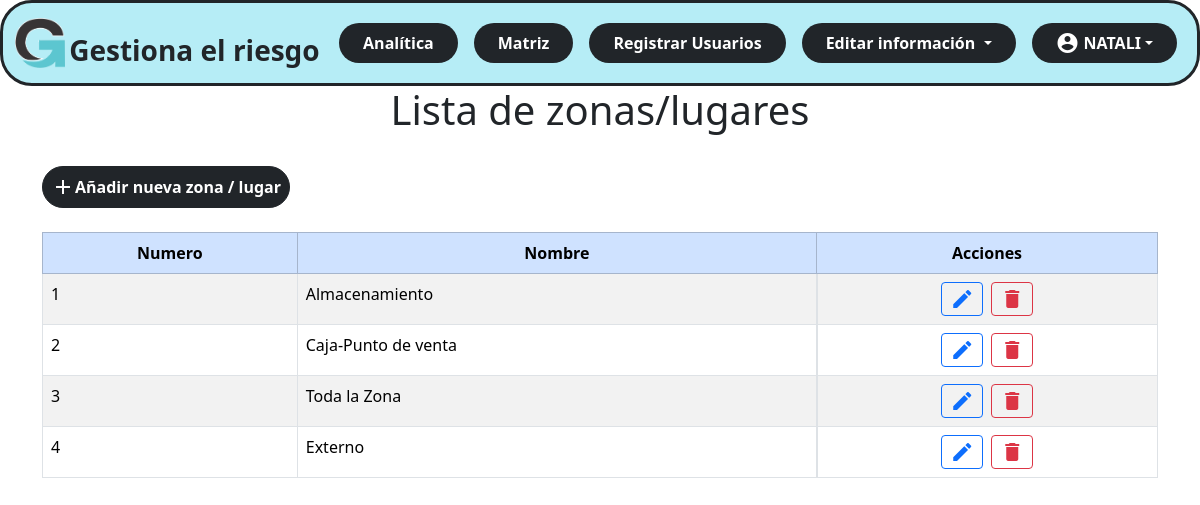
Screenshot of /administrador/zonasLugares.php (signed in) with the database file from the repository.
### tables this page shows
CREATE TABLE `tblzonalugar` (
  `Codigo` int(2) NOT NULL,
  `Nombre` varchar(50) NOT NULL
);

### administrador/zonasLugares.php (the view, shortened to what this page needs)
<!DOCTYPE html>
<html lang="en">
<head>
    <link rel="stylesheet" href="style.css">
    <link rel="stylesheet" href="./css/style_admin.css">
    <?php
    include ('vistas\nav.php');
    include ('conexion.php');
    ?>
</head>
<body>
    <div class="container-fluid">
        <h1>Lista de zonas/lugares</h1>
    </div>
    <br>
    <div class="container">
        <buttom type="buttom" class="btn btn-dark btn-md mb-4  p-2 rounded-5 " data-bs-toggle="modal"
            data-bs-target="#modalAddZona">
            <div class="d-flex align-items-center ">
                <span class="material-icons">add</span>
                <div class=""><b>Añadir nueva zona / lugar</b></div>
            </div>
        </buttom>
        <table id="tbl_id" class="table table-bordered table-striped">
            <thead class="table-primary align-middle text-center">
                <tr>
                    <th>Numero</th>
                    <th>Nombre</th>
                    <th>Acciones</th>
                </tr>
            </thead>
            <tbody class="table-striped table-hover">
                <?php
                $zonas = $con->query("SELECT * FROM tblzonalugar");
                foreach ($zonas as $zona) {
                    ?>
                    <tr class="">
                        <td>
                            <?php echo $zona['Codigo']; ?>
                        </td>
                        <td>
                            <?php echo $zona['Nombre']; ?>
                        </td>
                        <td class="d-flex justify-content-center gap-2">
                            <a type="button"  data-bs-toggle="modal"
                                data-bs-target="#editarModal<?php echo $zona['Codigo']; ?>">
                                <span class="material-icons btn btn-outline-primary btn-sm">edit</span>
                            </a>
                            <a type="button"
                                onclick="return confirmarEliminarZona(<?php echo $zona['Codigo']; ?>);">
                                <span class="material-icons btn btn-outline-danger btn-sm">delete</span>
                            </a>
                        </td>
                    </tr>
                    <?php
                }
                ?>
            </tbody>
        </table>
    </div>
</body>
</html>

### css/style_admin.css (style rules this page uses)
h1 { text-align: center; }

### rows the page displays
tblzonalugar: Codigo "1", Nombre "Almacenamiento"
tblzonalugar: Codigo "2", Nombre "Caja-Punto de venta"
tblzonalugar: Codigo "3", Nombre "Toda la Zona"
tblzonalugar: Codigo "4", Nombre "Externo"

### other values shown
$_SESSION['nombre'] "NATALI"
